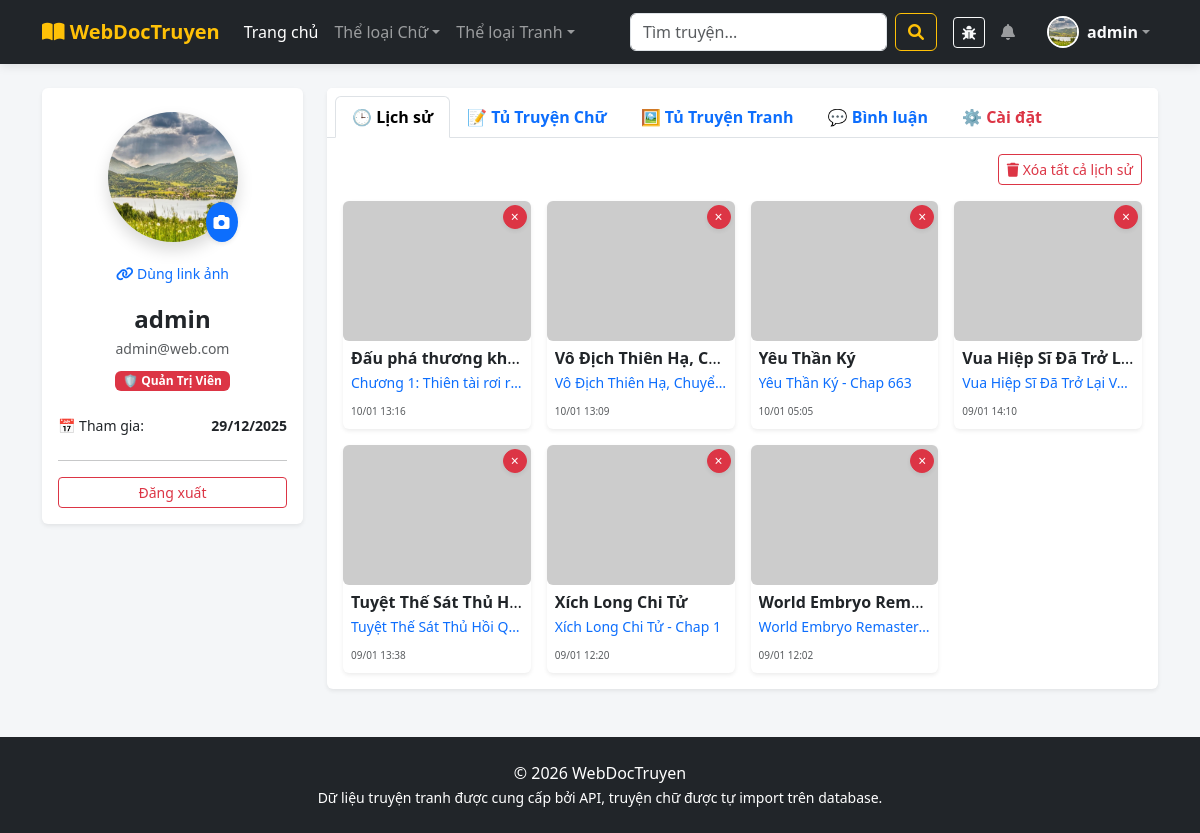
The app's page /profile.php (signed in) with its own data.
### tables this page shows
CREATE TABLE `users` (
  `id` int(11) NOT NULL,
  `username` varchar(50) NOT NULL,
  `email` varchar(100) DEFAULT NULL,
  `password` varchar(255) DEFAULT NULL,
  `role` enum('user','mod','admin') DEFAULT 'user',
  `status` enum('active','banned') DEFAULT 'active',
  `avatar` varchar(255) DEFAULT NULL,
  `created_at` timestamp NOT NULL DEFAULT current_timestamp()
);

CREATE TABLE `reading_history` (
  `id` int(11) NOT NULL,
  `user_id` int(11) NOT NULL,
  `type` enum('novel','comic') NOT NULL COMMENT 'Loại truyện',
  `item_id` varchar(255) NOT NULL COMMENT 'ID truyện hoặc Slug',
  `item_name` varchar(255) NOT NULL,
  `item_image` varchar(255) DEFAULT NULL,
  `chapter_name` varchar(100) DEFAULT NULL COMMENT 'Tên chương vừa đọc',
  `chapter_url` text NOT NULL COMMENT 'Link để đọc tiếp',
  `updated_at` timestamp NOT NULL DEFAULT current_timestamp() ON UPDATE current_timestamp()
);

### profile.php (the view, shortened to what this page needs)
<?php
require_once 'config/database.php';
require_once 'includes/header.php';
$current_user_id = isset($_SESSION['user_id']) ? $_SESSION['user_id'] : 0;
if (isset($_GET['id']) && is_numeric($_GET['id'])) {
    $profile_id = intval($_GET['id']);
} else {
    $profile_id = $current_user_id;
}
$is_owner = ($current_user_id === $profile_id);
$stmt = $conn->prepare("SELECT * FROM users WHERE id = ?");
$stmt->bind_param("i", $profile_id);
$stmt->execute();
$user = $stmt->get_result()->fetch_assoc();
$res_history = null;
if ($conn->query("SHOW TABLES LIKE 'reading_history'")->num_rows > 0) {
    $res_history = $conn->query("SELECT * FROM reading_history WHERE user_id = $profile_id ORDER BY updated_at DESC LIMIT 12");
}
?>
<link rel="stylesheet" href="css/profile.css">
<link rel="stylesheet" href="css/custom.css">
<div class="container mt-4 mb-5">
    <div class="row">
        <div class="col-md-3">
            <div class="card shadow-sm mb-4 border-0">
                <div class="card-body text-center pt-4">
                    <div class="position-relative d-inline-block mb-3">
                        <img src="<?= $user['avatar'] ? $user['avatar'] : 'https://ui-avatars.com/api/?name='.$user['username'] ?>"
                             class="rounded-circle shadow profile-avatar" id="avatar-preview">
                        <?php if ($is_owner): ?>
                            <label for="avatar-input" class="position-absolute bottom-0 end-0 bg-primary text-white rounded-circle p-2 shadow-sm profile-upload-btn" title="Đổi ảnh">
                                <i class="fas fa-camera"></i>
                            </label>
                        <?php endif; ?>
                    </div>
                    <?php if ($is_owner): ?>
                        <div class="mb-3">
                            <button class="btn btn-sm btn-link text-decoration-none" type="button" data-bs-toggle="collapse" data-bs-target="#urlInput">
                                <i class="fas fa-link"></i> Dùng link ảnh
                            </button>
                        </div>
                    <?php endif; ?>
                    <h4 class="fw-bold mb-1"><?= htmlspecialchars($user['username']) ?></h4>
                    <p class="text-muted small mb-2"><?= htmlspecialchars($user['email']) ?></p>
                    <div class="mb-3">
                        <?php if($user['role'] === 'admin'): ?><span class="badge bg-danger">🛡️ Quản Trị Viên</span>
                        <?php elseif($user['role'] === 'mod'): ?><span class="badge bg-warning text-dark">🛡️ Moderator</span>
                        <?php else: ?><span class="badge bg-primary">👤 Thành Viên</span><?php endif; ?>
                    </div>
                    <ul class="list-group list-group-flush text-start small mb-3">
                        <li class="list-group-item d-flex justify-content-between px-0">
                            <span>📅 Tham gia:</span>
                            <span class="fw-bold"><?= date('d/m/Y', strtotime($user['created_at'])) ?></span>
                        </li>
                    </ul>
                    <?php if ($is_owner): ?>
                        <hr>
                        <div class="d-grid"><a href="logout.php" class="btn btn-outline-danger btn-sm">Đăng xuất</a></div>
                    <?php endif; ?>
                </div>
            </div>
        </div>
        <div class="col-md-9">
            <div class="card shadow-sm border-0 h-100">
                <div class="card-header bg-white border-bottom">
                    <ul class="nav nav-tabs card-header-tabs" id="myTab" role="tablist">
                        <li class="nav-item"><button class="nav-link active fw-bold" data-bs-toggle="tab" data-bs-target="#history-tab">🕒 Lịch sử</button></li>
                        <li class="nav-item"><button class="nav-link fw-bold" data-bs-toggle="tab" data-bs-target="#novel-tab">📝 Tủ Truyện Chữ</button></li>
                        <li class="nav-item"><button class="nav-link fw-bold" data-bs-toggle="tab" data-bs-target="#comic-tab">🖼️ Tủ Truyện Tranh</button></li>
                        <li class="nav-item"><button class="nav-link fw-bold" data-bs-toggle="tab" data-bs-target="#comments-tab">💬 Bình luận</button></li>
                        <?php if ($is_owner): ?>
                            <li class="nav-item"><button class="nav-link fw-bold text-danger" data-bs-toggle="tab" data-bs-target="#settings-tab">⚙️ Cài đặt</button></li>
                        <?php endif; ?>
                    </ul>
                </div>
                <div class="card-body">
                    <div class="tab-content">
                        <div class="tab-pane fade show active" id="history-tab">
                            <?php if ($res_history && $res_history->num_rows > 0): ?>
                                <?php if ($is_owner): ?>
                                    <div class="d-flex justify-content-end mb-3">
                                        <button class="btn btn-outline-danger btn-sm" onclick="deleteAllHistory()">
                                            <i class="fas fa-trash"></i> Xóa tất cả lịch sử
                                        </button>
                                    </div>
                                <?php endif; ?>
                                <div class="row g-3">
                                    <?php while ($row = $res_history->fetch_assoc()): ?>
                                        <div class="col-6 col-md-3">
                                            <div class="card h-100 shadow-sm border-0 position-relative">
                                                <?php if ($is_owner): ?>
                                                    <button class="position-absolute top-0 end-0 btn btn-sm btn-danger m-1 py-0 px-2 rounded-circle shadow-sm btn-remove-item" onclick="removeHistory(<?= $row['id'] ?>, this)">&times;</button>
                                                <?php endif; ?>
                                                <a href="<?= $row['chapter_url'] ?>">
                                                    <img src="<?= $row['item_image'] ?>" class="card-img-top rounded profile-cover-img" onerror="this.src='https://via.placeholder.com/150'">
                                                </a>
                                                <div class="card-body p-2">
                                                    <h6 class="text-truncate mb-1"><a href="<?= $row['chapter_url'] ?>" class="text-dark text-decoration-none fw-bold"><?= htmlspecialchars($row['item_name']) ?></a></h6>
                                                    <small class="d-block text-primary mb-1 text-truncate"><?= htmlspecialchars($row['chapter_name']) ?></small>
                                                    <small class="text-muted text-timestamp"><?= date('d/m H:i', strtotime($row['updated_at'])) ?></small>
                                                </div>
                                            </div>
                                        </div>
                                    <?php endwhile; ?>
                                </div>
                            <?php else: ?>
                                <div class="text-center py-5 text-muted">Chưa có lịch sử đọc.</div>
                            <?php endif; ?>
                        </div>
                    </div>
                </div>
            </div>
        </div>
    </div>
</div>
<?php require_once 'includes/footer.php'; ?>

### includes/header.php (shortened to what this page needs)
<!DOCTYPE html>
<html lang="vi">
<head>
    <link href="https://cdn.jsdelivr.net/npm/bootstrap@5.3.0/dist/css/bootstrap.min.css" rel="stylesheet">
    <link rel="stylesheet" href="https://cdnjs.cloudflare.com/ajax/libs/font-awesome/6.0.0/css/all.min.css">
    <link rel="stylesheet" href="css/custom.css">
</head>
<body>
<nav class="navbar navbar-expand-lg navbar-dark bg-dark sticky-top">
  <div class="container">
    <a class="navbar-brand fw-bold text-warning" href="index.php"><i class="fas fa-book-open"></i> WebDocTruyen</a>
    <div class="collapse navbar-collapse" id="navbarNav">
      <ul class="navbar-nav me-auto">
        <li class="nav-item"><a class="nav-link active" href="index.php">Trang chủ</a></li>
        <li class="nav-item dropdown">
            <a class="nav-link dropdown-toggle" href="#" data-bs-toggle="dropdown">Thể loại Chữ</a>
        </li>
        <li class="nav-item dropdown">
            <a class="nav-link dropdown-toggle" href="#" data-bs-toggle="dropdown">Thể loại Tranh</a>
        </li>
      </ul>
      <div class="d-flex position-relative me-3 my-2 my-lg-0" style="min-width: 300px;">
        <form action="search.php" method="GET" class="d-flex w-100" id="search-form" onsubmit="event.preventDefault(); window.location.href='search.php?q=' + document.getElementById('live-search-input').value;">
            <input id="live-search-input" class="form-control me-2" type="search" name="q" placeholder="Tìm truyện..." autocomplete="off">
            <button class="btn btn-outline-warning" type="submit"><i class="fas fa-search"></i></button>
        </form>
      </div>
      <ul class="navbar-nav align-items-center" id="user-menu-area">
        <?php if(isset($_SESSION['user_id'])): ?>
            <?php
                $display_avatar = !empty($_SESSION['avatar']) ? $_SESSION['avatar'] : 'https://ui-avatars.com/api/?name='.$_SESSION['username'].'&background=random';
            ?>
            <li class="nav-item me-2">
                <button class="btn btn-outline-light btn-sm" data-bs-toggle="modal" data-bs-target="#reportModal" title="Báo lỗi">
                    <i class="fas fa-bug"></i>
                </button>
            </li>
            <li class="nav-item dropdown me-3">
                <a class="nav-link position-relative" href="#" id="notifDropdown" role="button" data-bs-toggle="dropdown">
                    <i class="fas fa-bell"></i>
                </a>
            </li>
            <li class="nav-item dropdown">
                <a class="nav-link dropdown-toggle d-flex align-items-center" href="#" data-bs-toggle="dropdown">
                    <img src="<?= htmlspecialchars($display_avatar) ?>" class="nav-avatar">
                    <span class="fw-bold text-light"><?= htmlspecialchars($_SESSION['username']) ?></span>
                </a>
            </li>
        <?php endif; ?>
      </ul>
    </div>
  </div>
</nav>

### includes/footer.php (shortened to what this page needs)
</div> <footer class="bg-dark text-white text-center py-4 mt-5">
    <div class="container">
        <p class="mb-0">© 2026 WebDocTruyen</p>
        <small>Dữ liệu truyện tranh được cung cấp bởi API, truyện chữ được tự import trên database.</small>
    </div>
</footer>
</body>
</html>

### css/custom.css (style rules this page uses)
body { background-color: #f4f6f8; font-family: 'Segoe UI', sans-serif; }
.navbar { box-shadow: 0 2px 10px rgba(0,0,0,0.1); }
.nav-avatar { width: 32px; height: 32px; object-fit: cover; border-radius: 50%; border: 2px solid #fff; margin-right: 8px; }

### css/profile.css (style rules this page uses)
.profile-avatar { width: 130px; height: 130px; object-fit: cover; }
.profile-upload-btn { cursor: pointer; transition: all 0.2s; }
.profile-cover-img { height: 140px; object-fit: cover; width: 100%; }
.btn-remove-item { z-index: 10; width: 24px; height: 24px; display: flex; align-items: center; justify-content: center; line-height: 1; }
.text-timestamp { font-size: 10px; }

### includes/header.php (style rules this page uses)
.nav-avatar { width: 30px; height: 30px; border-radius: 50%; object-fit: cover; margin-right: 8px; border: 1px solid #fff; }

### records on screen
users: avatar (picture), username "admin", email "admin@web.com", created_at "29/12/2025"
reading_history: item_name "Đấu phá thương kh…", chapter_name "Chương 1: Thiên tài rơi r…", updated_at "10/01 13:16"
reading_history: item_name "Vô Địch Thiên Hạ, C…", chapter_name "Vô Địch Thiên Hạ, Chuyể…", updated_at "10/01 13:09"
reading_history: item_name "Yêu Thần Ký", chapter_name "Yêu Thần Ký - Chap 663", updated_at "10/01 05:05"
reading_history: item_name "Vua Hiệp Sĩ Đã Trở L…", chapter_name "Vua Hiệp Sĩ Đã Trở Lại V…", updated_at "09/01 14:10"
reading_history: item_name "Tuyệt Thế Sát Thủ H…", chapter_name "Tuyệt Thế Sát Thủ Hồi Q…", updated_at "09/01 13:38"
reading_history: item_name "Xích Long Chi Tử", chapter_name "Xích Long Chi Tử - Chap 1", updated_at "09/01 12:20"
reading_history: item_name "World Embryo Rem…", chapter_name "World Embryo Remaster…", updated_at "09/01 12:02"

### other values on screen
$_SESSION['username'] "admin"
